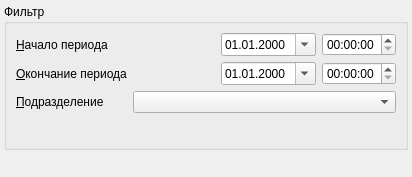
<?xml version="1.0" encoding="UTF-8"?>
<ui version="4.0">
 <class>ExportFeedDataCsv_Wizard_1</class>
 <widget class="QDialog" name="ExportFeedDataCsv_Wizard_1">
  <property name="windowModality">
   <enum>Qt::NonModal</enum>
  </property>
  <property name="geometry">
   <rect>
    <x>0</x>
    <y>0</y>
    <width>412</width>
    <height>177</height>
   </rect>
  </property>
  <property name="windowTitle">
   <string>Экспорт данных о питании</string>
  </property>
  <layout class="QGridLayout">
   <property name="margin">
    <number>4</number>
   </property>
   <property name="spacing">
    <number>4</number>
   </property>
   <item row="2" column="0">
    <widget class="QStatusBar" name="statusBar">
     <property name="sizePolicy">
      <sizepolicy hsizetype="Preferred" vsizetype="Fixed">
       <horstretch>0</horstretch>
       <verstretch>0</verstretch>
      </sizepolicy>
     </property>
     <property name="toolTip">
      <string>A status bar</string>
     </property>
     <property name="whatsThis">
      <string>A status bar.</string>
     </property>
     <property name="sizeGripEnabled">
      <bool>false</bool>
     </property>
    </widget>
   </item>
   <item row="1" column="0">
    <widget class="QSplitter" name="splitterTree">
     <property name="orientation">
      <enum>Qt::Horizontal</enum>
     </property>
     <widget class="QGroupBox" name="gbFilter">
      <property name="title">
       <string>Фильтр</string>
      </property>
      <layout class="QGridLayout" name="gridLayout">
       <item row="1" column="0">
        <spacer name="verticalSpacer">
         <property name="orientation">
          <enum>Qt::Vertical</enum>
         </property>
         <property name="sizeHint" stdset="0">
          <size>
           <width>20</width>
           <height>40</height>
          </size>
         </property>
        </spacer>
       </item>
       <item row="0" column="0">
        <layout class="QGridLayout" name="gridLayout_4">
         <item row="3" column="0">
          <widget class="QLabel" name="lblOrgStructure">
           <property name="text">
            <string>&amp;Подразделение</string>
           </property>
           <property name="buddy">
            <cstring>cmbOrgStructure</cstring>
           </property>
          </widget>
         </item>
         <item row="2" column="3">
          <widget class="QTimeEdit" name="edtEndTime"/>
         </item>
         <item row="2" column="2">
          <widget class="CDateEdit" name="edtEndDate">
           <property name="sizePolicy">
            <sizepolicy hsizetype="Maximum" vsizetype="Fixed">
             <horstretch>0</horstretch>
             <verstretch>0</verstretch>
            </sizepolicy>
           </property>
           <property name="minimumSize">
            <size>
             <width>95</width>
             <height>0</height>
            </size>
           </property>
           <property name="displayFormat">
            <string>dd.MM.yyyy</string>
           </property>
           <property name="calendarPopup">
            <bool>true</bool>
           </property>
          </widget>
         </item>
         <item row="0" column="0">
          <widget class="QLabel" name="lblBegDate">
           <property name="text">
            <string>&amp;Начало периода</string>
           </property>
           <property name="buddy">
            <cstring>edtBegDate</cstring>
           </property>
          </widget>
         </item>
         <item row="2" column="0">
          <widget class="QLabel" name="lblEndDate">
           <property name="text">
            <string>&amp;Окончание периода</string>
           </property>
           <property name="buddy">
            <cstring>edtBegDate</cstring>
           </property>
          </widget>
         </item>
         <item row="0" column="2">
          <widget class="CDateEdit" name="edtBegDate">
           <property name="sizePolicy">
            <sizepolicy hsizetype="Maximum" vsizetype="Fixed">
             <horstretch>0</horstretch>
             <verstretch>0</verstretch>
            </sizepolicy>
           </property>
           <property name="minimumSize">
            <size>
             <width>95</width>
             <height>0</height>
            </size>
           </property>
           <property name="displayFormat">
            <string>dd.MM.yyyy</string>
           </property>
           <property name="calendarPopup">
            <bool>true</bool>
           </property>
          </widget>
         </item>
         <item row="0" column="3">
          <widget class="QTimeEdit" name="edtBegTime"/>
         </item>
         <item row="0" column="1">
          <spacer name="horizontalSpacer">
           <property name="orientation">
            <enum>Qt::Horizontal</enum>
           </property>
           <property name="sizeHint" stdset="0">
            <size>
             <width>40</width>
             <height>20</height>
            </size>
           </property>
          </spacer>
         </item>
         <item row="2" column="1">
          <spacer name="horizontalSpacer_2">
           <property name="orientation">
            <enum>Qt::Horizontal</enum>
           </property>
           <property name="sizeHint" stdset="0">
            <size>
             <width>40</width>
             <height>20</height>
            </size>
           </property>
          </spacer>
         </item>
         <item row="3" column="1" colspan="3">
          <widget class="COrgStructureComboBox" name="cmbOrgStructure"/>
         </item>
        </layout>
       </item>
      </layout>
      <zorder>verticalSpacer</zorder>
     </widget>
    </widget>
   </item>
  </layout>
 </widget>
 <customwidgets>
  <customwidget>
   <class>CDateEdit</class>
   <extends>QDateEdit</extends>
   <header>library/DateEdit.h</header>
  </customwidget>
  <customwidget>
   <class>COrgStructureComboBox</class>
   <extends>QComboBox</extends>
   <header>Orgs/OrgStructComboBoxes.h</header>
  </customwidget>
 </customwidgets>
 <tabstops>
  <tabstop>edtBegDate</tabstop>
  <tabstop>edtBegTime</tabstop>
  <tabstop>edtEndDate</tabstop>
  <tabstop>edtEndTime</tabstop>
  <tabstop>cmbOrgStructure</tabstop>
 </tabstops>
 <resources/>
 <connections/>
</ui>
